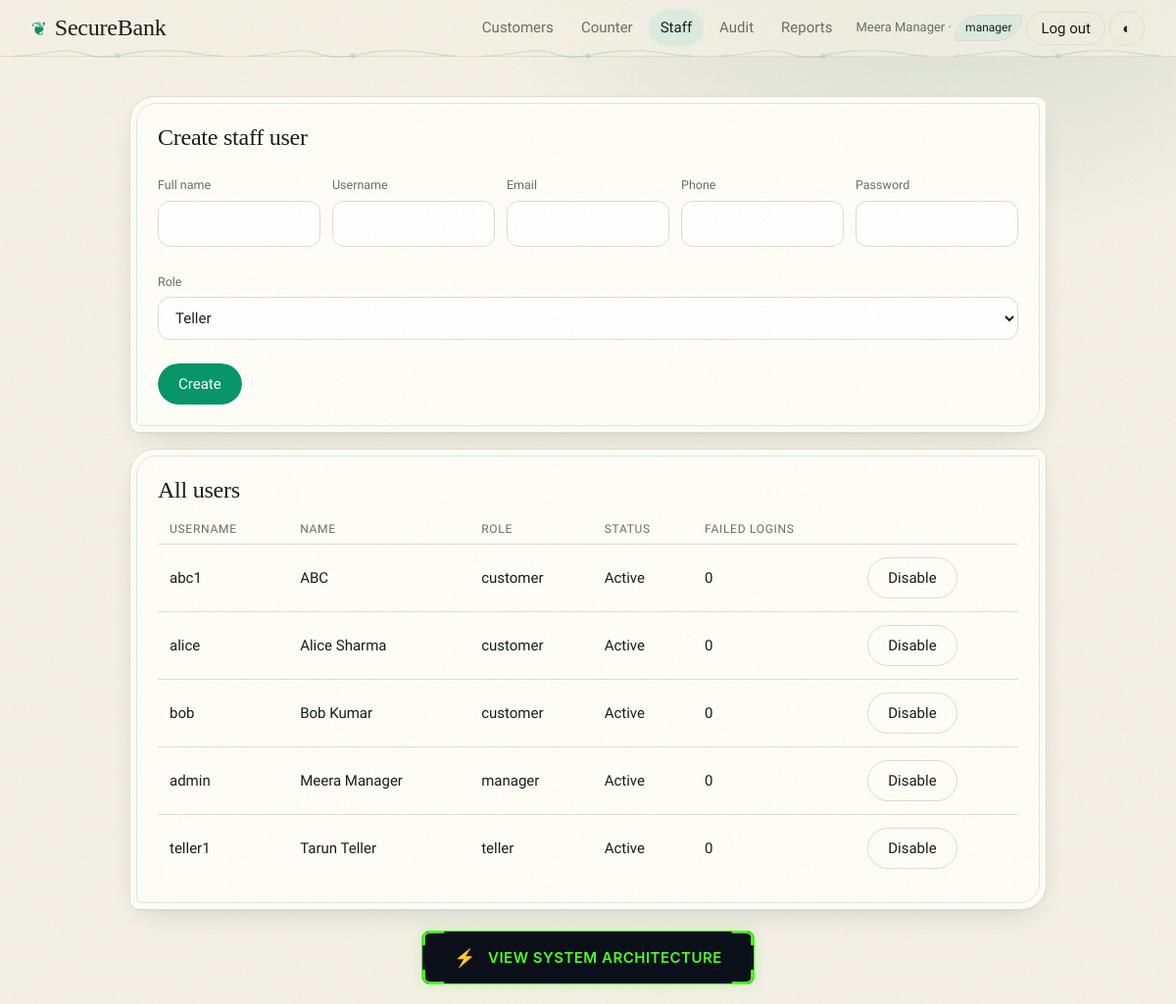
Page /manager/users (signed in) on the committed database.
### tables this page shows
CREATE TABLE users (
    id              INTEGER PRIMARY KEY AUTOINCREMENT,
    username        TEXT NOT NULL UNIQUE,
    password_hash   TEXT NOT NULL,
    full_name       TEXT NOT NULL,
    email           TEXT NOT NULL UNIQUE,
    phone           TEXT,
    role            TEXT NOT NULL CHECK (role IN ('customer','teller','manager')),
    is_active       INTEGER NOT NULL DEFAULT 1 CHECK (is_active IN (0,1)),
    failed_attempts INTEGER NOT NULL DEFAULT 0,
    created_at      TEXT NOT NULL DEFAULT CURRENT_TIMESTAMP
);

### app.py (the view, shortened to what this page needs)
@app.route("/manager/users", methods=["GET", "POST"])
@role_required("manager")
def manager_users():
    users = db().execute("SELECT id,username,full_name,role,is_active,failed_attempts,created_at "
                         "FROM users ORDER BY role, username").fetchall()
    return render_template("manager_users.html", users=users)

### app.py (called while the page is built)
def db():
    return database.get_db()

### auth.py (called while the page is built)
def current_user():
    if "user" not in g:
        g.user = None
        uid = session.get("user_id")
        if uid:
            u = database.get_db().execute(
                "SELECT id,username,full_name,role,is_active FROM users WHERE id=?", (uid,)).fetchone()
            if u and u["is_active"]:
                g.user = u
            else:
                session.clear()
    return g.user

def login_required(view):
    @wraps(view)
    def wrapped(*a, **kw):
        if current_user() is None:
            flash("Please log in first.", "error")
            return redirect(url_for("login"))
        return view(*a, **kw)
    return wrapped

def role_required(*roles):
    def deco(view):
        @wraps(view)
        @login_required
        def wrapped(*a, **kw):
            if current_user()["role"] not in roles:
                abort(403)
            return view(*a, **kw)
        return wrapped
    return deco

def init_security(app):
    @app.before_request
    def csrf_protect():
        if request.method == "POST":
            sent = request.form.get("csrf_token", "")
            if not sent or not secrets.compare_digest(sent, session.get("csrf", "")):
                abort(400, "Invalid or missing CSRF token.")
    @app.context_processor
    def inject():
        if "csrf" not in session:
            session["csrf"] = secrets.token_hex(16)
        return {"csrf_token": session["csrf"], "me": current_user()}

### db.py (called while the page is built)
def connect(path):
    conn = sqlite3.connect(path, isolation_level=None, timeout=10)
    conn.row_factory = sqlite3.Row
    conn.execute("PRAGMA foreign_keys = ON")
    return conn

def get_db():
    if "db" not in g:
        g.db = connect(current_app.config["DATABASE"])
    return g.db

### templates/manager_users.html
{% extends "base.html" %}{% block title %}Staff &amp; Users{% endblock %}
{% block body %}
<div class="card"><h3>Create staff user</h3><form method="post"><input type="hidden" name="csrf_token" value="{{ csrf_token }}">
<div class="row"><div><label>Full name</label><input name="full_name" required></div><div><label>Username</label><input name="username" required></div>
<div><label>Email</label><input name="email" type="email" required></div><div><label>Phone</label><input name="phone"></div>
<div><label>Password</label><input name="password" type="password" required></div>
<div><label>Role</label><select name="role"><option value="teller">Teller</option><option value="manager">Manager</option></select></div></div><br><button>Create</button></form></div>
<div class="card"><h3>All users</h3><table><tr><th>Username</th><th>Name</th><th>Role</th><th>Status</th><th>Failed logins</th><th></th></tr>
{% for u in users %}<tr><td>{{ u.username }}</td><td>{{ u.full_name }}</td><td>{{ u.role }}</td><td>{{ 'Active' if u.is_active else 'Disabled / locked' }}</td><td>{{ u.failed_attempts }}</td>
<td><form method="post" action="{{ url_for('toggle_user', uid=u.id) }}" class="inline"><input type="hidden" name="csrf_token" value="{{ csrf_token }}">
<button class="sec">{{ 'Disable' if u.is_active else 'Enable' }}</button></form></td></tr>{% endfor %}</table></div>{% endblock %}

### templates/base.html (shortened to what this page needs)
<!doctype html>
<html lang="en">
<head>
  <link rel="stylesheet" href="{{ url_for('static', filename='style.css') }}">
  <div style="position: fixed; bottom: 20px; left: 50%; transform: translateX(-50%); z-index: 1000;">
    <a href="/static/how_it_works.html" class="scan-grid-button"
      style="position: relative; display: inline-flex; align-items: center; justify-content: center; gap: 12px; padding: 16px 32px; border-radius: 8px; background: #0b0f19; color: #4DFF22; font-family: 'Inter', sans-serif; font-weight: 600; font-size: 15px; text-decoration: none; cursor: pointer; overflow: hidden; border: 1.5px solid #4DFF22; box-shadow: 0 0 15px rgba(77, 255, 34, 0.2); transition: all 0.3s ease; white-space: nowrap;">
      <span style="position: relative; z-index: 3; font-size: 18px;">⚡</span>
      <span style="position: relative; z-index: 3; letter-spacing: 0.5px;">VIEW SYSTEM ARCHITECTURE</span>
    </a>
  </div>
</head>
<body>
  <nav><b>SecureBank</b>
    {% if me %}
    {% if me.role in ('teller','manager') %}<a href="{{ url_for('staff_customers') }}">Customers</a><a
      href="{{ url_for('counter') }}">Counter</a>{% endif %}
    {% if me.role=='manager' %}<a href="{{ url_for('manager_users') }}">Staff</a><a
      href="{{ url_for('audit_view') }}">Audit</a><a href="{{ url_for('report') }}">Reports</a>{% endif %}
    <span class="who">{{ me.full_name }} · <span class="pill">{{ me.role }}</span></span>
    <form method="post" action="{{ url_for('logout') }}" class="inline"><input type="hidden" name="csrf_token"
        value="{{ csrf_token }}"><button class="sec" style="padding:7px 14px">Log out</button></form>
    {% else %}<a href="{{ url_for('login') }}">Log in</a><a href="{{ url_for('register') }}">Open account</a>{% endif %}
    <button id="theme" class="iconbtn sec" type="button" aria-label="Toggle theme">◐</button>
  </nav>
  <main>
    {% block body %}{% endblock %}
  </main>
</body>
</html>

### rows in the picture
users: full_name "Meera Manager", role "manager", username "admin", is_active "Active", failed_attempts "0", is_active "Disable"
users: username "abc1", full_name "ABC", role "customer", is_active "Active", failed_attempts "0", is_active "Disable"
users: username "alice", full_name "Alice Sharma", role "customer", is_active "Active", failed_attempts "0", is_active "Disable"
users: username "bob", full_name "Bob Kumar", role "customer", is_active "Active", failed_attempts "0", is_active "Disable"
users: username "teller1", full_name "Tarun Teller", role "teller", is_active "Active", failed_attempts "0", is_active "Disable"
